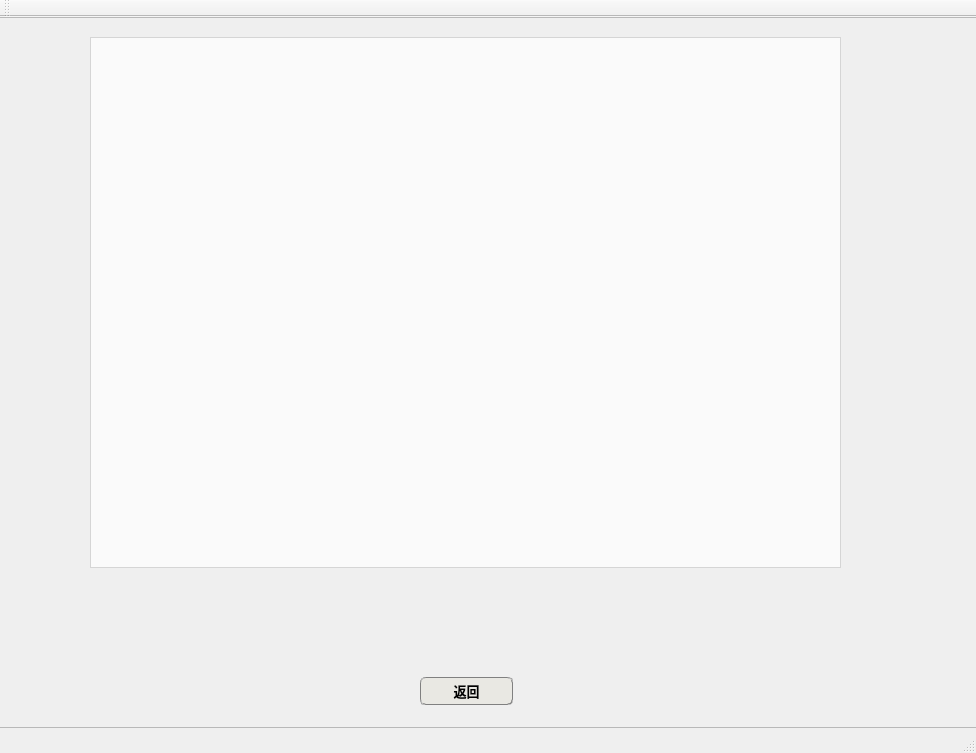
<?xml version="1.0" encoding="UTF-8"?>
<ui version="4.0">
 <class>Collection</class>
 <widget class="QMainWindow" name="Collection">
  <property name="geometry">
   <rect>
    <x>0</x>
    <y>0</y>
    <width>976</width>
    <height>753</height>
   </rect>
  </property>
  <property name="windowTitle">
   <string>MainWindow</string>
  </property>
  <widget class="QWidget" name="centralwidget">
   <widget class="QFrame" name="frame">
    <property name="geometry">
     <rect>
      <x>-10</x>
      <y>0</y>
      <width>991</width>
      <height>711</height>
     </rect>
    </property>
    <property name="styleSheet">
     <string notr="true"/>
    </property>
    <property name="frameShape">
     <enum>QFrame::StyledPanel</enum>
    </property>
    <property name="frameShadow">
     <enum>QFrame::Raised</enum>
    </property>
    <widget class="QPushButton" name="pushButton_return">
     <property name="geometry">
      <rect>
       <x>430</x>
       <y>660</y>
       <width>93</width>
       <height>28</height>
      </rect>
     </property>
     <property name="font">
      <font>
       <family>Adobe Arabic</family>
       <pointsize>10</pointsize>
       <weight>75</weight>
       <bold>true</bold>
      </font>
     </property>
     <property name="styleSheet">
      <string notr="true">/*	qproperty-icon: url(./appIcons/location-1.png);
按钮普通态*/
QPushButton
{
	border:0.5px groove gray;
	border-radius:5px;
	padding:2px 4px;
	background-color:rgb(233 , 232 , 227);
}

/*按钮停留态*/
QPushButton:hover
{
    /*背景颜色*/  
    background-color:rgb(255 , 255 , 255);
}

/*按钮按下态*/
QPushButton:pressed
{
    /*背景颜色*/  
    background-color:rgb(255 , 255 , 255);
    /*左内边距为3像素，让按下时字向右移动3像素*/  
    padding-left:5px;
    /*上内边距为3像素，让按下时字向下移动3像素*/  
    padding-top:5px;
}</string>
     </property>
     <property name="text">
      <string>返回</string>
     </property>
     <property name="icon">
      <iconset>
       <normaloff>返回.png</normaloff>返回.png</iconset>
     </property>
    </widget>
    <widget class="QTableView" name="tableView">
     <property name="geometry">
      <rect>
       <x>100</x>
       <y>20</y>
       <width>751</width>
       <height>531</height>
      </rect>
     </property>
     <property name="styleSheet">
      <string notr="true">background-color:rgba(255,255,255,70%)</string>
     </property>
    </widget>
   </widget>
  </widget>
  <widget class="QStatusBar" name="statusbar"/>
  <widget class="QToolBar" name="toolBar">
   <property name="windowTitle">
    <string>toolBar</string>
   </property>
   <attribute name="toolBarArea">
    <enum>TopToolBarArea</enum>
   </attribute>
   <attribute name="toolBarBreak">
    <bool>false</bool>
   </attribute>
  </widget>
 </widget>
 <resources/>
 <connections/>
</ui>
